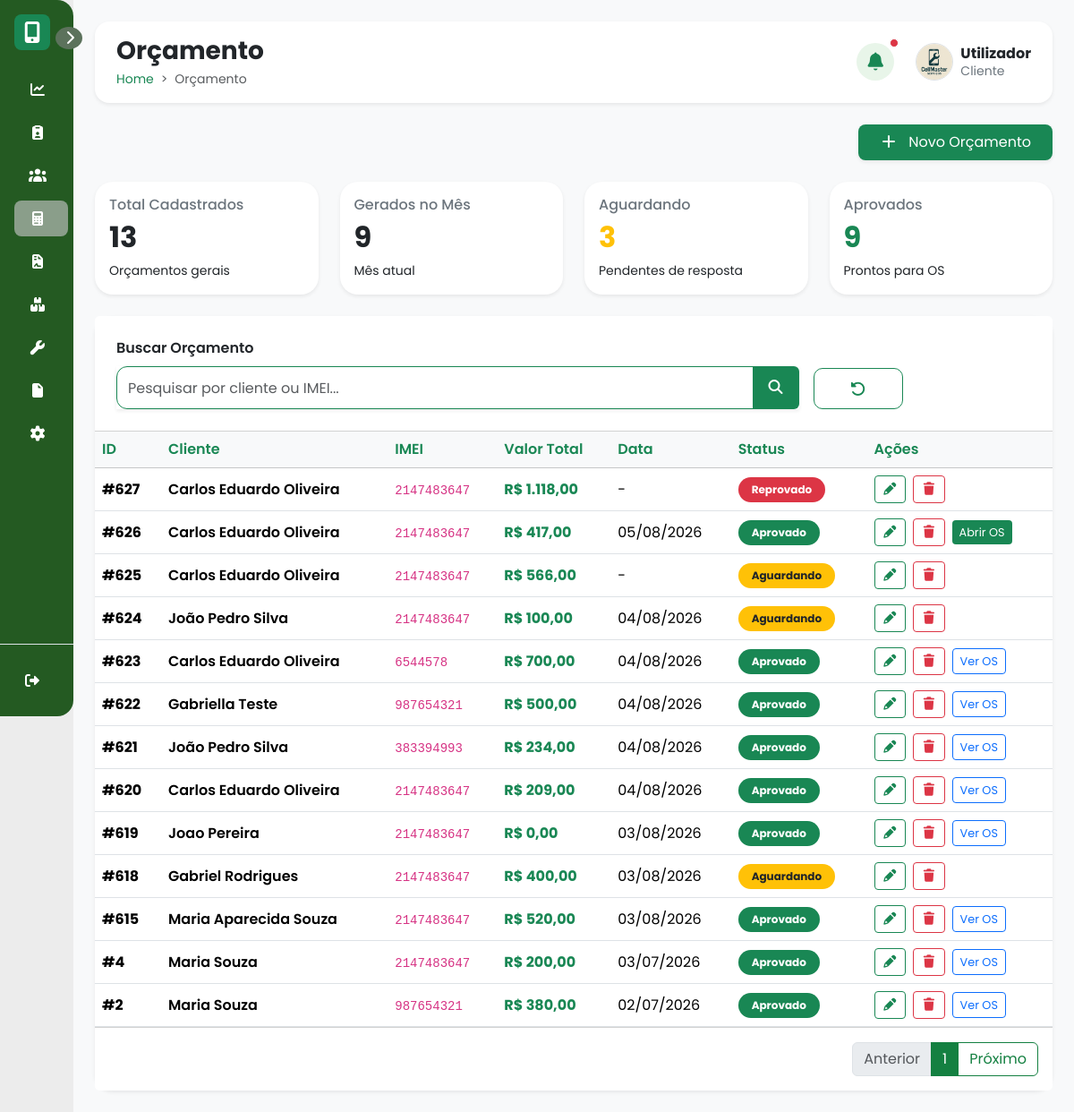
The app's page /orcamento.php with its own data.
### tables this page shows
CREATE TABLE `orcamento` (
  `idorcamento` int(11) NOT NULL COMMENT 'Identificador único do orçamento. Chave primária da tabela.',
  `cliente_idcliente` int(11) DEFAULT NULL COMMENT 'Identificador do cliente associado ao orçamento. Chave estrangeira para a tabela cliente.',
  `funcionario_idfuncionario` int(11) DEFAULT NULL COMMENT 'Identificador do funcionário responsável pela elaboração do orçamento. Chave estrangeira para a tabela funcionario.',
  `defeito` varchar(100) DEFAULT NULL COMMENT 'Descrição do defeito informado pelo cliente no equipamento.',
  `observacoes` varchar(100) DEFAULT NULL COMMENT 'Observações adicionais sobre o orçamento ou o equipamento.',
  `marca` varchar(20) NOT NULL COMMENT 'Marca do equipamento que será avaliado ou reparado.',
  `modelo` varchar(20) NOT NULL COMMENT 'Modelo do equipamento.',
  `imei` int(11) NOT NULL COMMENT 'Número de identificação (IMEI) do aparelho, quando aplicável.',
  `aprovado` varchar(10) DEFAULT NULL COMMENT 'Indica se o orçamento foi aprovado pelo cliente (Sim ou Não).',
  `valor_total` float DEFAULT NULL COMMENT 'Valor total do orçamento, considerando peças e serviços.',
  `data_dia` date DEFAULT NULL COMMENT 'Data de emissão ou criação do orçamento.',
  `status` varchar(15) DEFAULT NULL COMMENT 'Situação atual do orçamento (Pendente, Aprovado, Reprovado, Em andamento ou Finalizado).'
);

CREATE TABLE `cliente` (
  `idcliente` int(11) NOT NULL COMMENT 'Identificador único do cliente. Chave primária da tabela.',
  `nome_clien` varchar(80) NOT NULL COMMENT 'Nome completo do cliente.',
  `endereco_clien` varchar(80) DEFAULT NULL COMMENT 'Endereço residencial ou comercial do cliente.',
  `cpf_clien` varchar(15) NOT NULL COMMENT 'Cadastro de Pessoa Física (CPF) do cliente.',
  `tel_clien` varchar(15) NOT NULL COMMENT 'Número de telefone para contato com o cliente.',
  `email_clien` varchar(85) NOT NULL COMMENT 'Endereço de e-mail do cliente.',
  `cargos_idcargos` int(11) NOT NULL DEFAULT 4 COMMENT 'Identificador do cargo vinculado ao cliente. Chave estrangeira para a tabela cargos.',
  `senha` varchar(255) NOT NULL COMMENT 'Senha criptografada (hash) utilizada para autenticação do cliente.',
  `data_cadastro` date NOT NULL COMMENT 'Data em que o cliente foi cadastrado no sistema.',
  `token_recuperacao` varchar(255) DEFAULT NULL,
  `token_expiracao` datetime DEFAULT NULL
);

### orcamento.php (the view, shortened to what this page needs)
<?php
include("php/conexaoBD.php");
$pesquisa = isset($_GET['pesquisa']) ? trim($_GET['pesquisa']) : "";
$totalQuery = $conn->query("SELECT COUNT(*) as total FROM orcamento");
$totalCadastrados = $totalQuery->fetch_assoc()['total'] ?? 0;
$mesAtualQuery = $conn->query("SELECT COUNT(*) as total FROM orcamento WHERE MONTH(data_dia) = MONTH(CURRENT_DATE()) AND YEAR(data_dia) = YEAR(CURRENT_DATE())");
$totalMes = $mesAtualQuery->fetch_assoc()['total'] ?? 0;
$pendentesQuery = $conn->query("SELECT COUNT(*) as total FROM orcamento WHERE status = 'Aguardando' OR status IS NULL OR status = ''");
$totalPendentes = $pendentesQuery->fetch_assoc()['total'] ?? 0;
$aprovadosQuery = $conn->query("SELECT COUNT(*) as total FROM orcamento WHERE status = 'Aprovado'");
$totalAprovados = $aprovadosQuery->fetch_assoc()['total'] ?? 0;
$sql = "
    SELECT
        o.idorcamento,
        o.cliente_idcliente,
        o.imei,
        o.valor_total,
        o.data_dia,
        o.status,
        c.nome_clien,
        os.idos
    FROM orcamento o
    LEFT JOIN cliente c ON o.cliente_idcliente = c.idcliente
    LEFT JOIN ordem_servico os ON os.orcamento_idorcamento = o.idorcamento
";
if ($pesquisa != "") {
    $sql .= " WHERE c.nome_clien LIKE ? OR o.imei LIKE ? ORDER BY o.idorcamento DESC";
    $stmt = $conn->prepare($sql);
    $like = "%{$pesquisa}%";
    $stmt->bind_param("ss", $like, $like);
    $stmt->execute();
    $resultado = $stmt->get_result();
} else {
    $sql .= " ORDER BY o.idorcamento DESC";
    $resultado = $conn->query($sql);
}
function classeStatus($status) {
    $status = strtolower(trim($status));
    if ($status == "aprovado") return "badge bg-success";
    if ($status == "reprovado") return "badge bg-danger";
    return "badge bg-warning text-dark";
}
?>
<!DOCTYPE html>
<html lang="pt-br">
<head>
    <link href="https://cdn.jsdelivr.net/npm/bootstrap@5.3.3/dist/css/bootstrap.min.css" rel="stylesheet">
    <link rel="stylesheet" href="https://cdn.jsdelivr.net/npm/bootstrap-icons@1.11.3/font/bootstrap-icons.min.css">
    <link rel="stylesheet" href="https://cdnjs.cloudflare.com/ajax/libs/font-awesome/7.0.1/css/all.min.css">
    <link rel="stylesheet" href="css/style.css">
</head>
<body class="bg-custom">
    <?php
        include('php/sidebar.php');
    ?>
    <main class="flex-grow-1 p-4 bg-light">
    <?php
        include 'php/header.php';
    ?>
    <div class="d-flex justify-content-end mb-4">
        <button class="btn btn-success px-4 py-2 rounded-3 shadow-sm"
            data-bs-toggle="modal"
            data-bs-target="#modalNovoOrcamento">
            <i class="fa-solid fa-plus me-2"></i>
            Novo Orçamento
        </button>
    </div>
        <div class="row g-4 mb-4">
            <div class="col-md-3">
                <div class="card shadow-sm border-0">
                    <div class="card-body">
                        <h6 class="text-secondary">Total Cadastrados</h6>
                        <h2 class="fw-bold"><?= $totalCadastrados ?></h2>
                        <small>Orçamentos gerais</small>
                    </div>
                </div>
            </div>
            <div class="col-md-3">
                <div class="card shadow-sm border-0">
                    <div class="card-body">
                        <h6 class="text-secondary">Gerados no Mês</h6>
                        <h2 class="fw-bold"><?= $totalMes ?></h2>
                        <small>Mês atual</small>
                    </div>
                </div>
            </div>
            <div class="col-md-3">
                <div class="card shadow-sm border-0">
                    <div class="card-body">
                        <h6 class="text-secondary">Aguardando</h6>
                        <h2 class="fw-bold text-warning"><?= $totalPendentes ?></h2>
                        <small>Pendentes de resposta</small>
                    </div>
                </div>
            </div>
            <div class="col-md-3">
                <div class="card shadow-sm border-0">
                    <div class="card-body">
                        <h6 class="text-secondary">Aprovados</h6>
                        <h2 class="fw-bold text-success"><?= $totalAprovados ?></h2>
                        <small>Prontos para OS</small>
                    </div>
                </div>
            </div>
        </div>
        <div class="card border-0 shadow-sm">
            <div class="card-header bg-white p-4">
                <form method="GET" action="orcamento.php" id="formFiltros">
                    <div class="row g-3 align-items-end">
                        <div class="col-lg-9">
                            <label class="form-label fw-semibold">Buscar Orçamento</label>
                            <div class="input-group shadow-sm">
                                <input
                                    type="text"
                                    class="form-control border-success"
                                    placeholder="Pesquisar por cliente ou IMEI..."
                                    name="pesquisa"
                                    value="<?= htmlspecialchars($pesquisa) ?>">
                                <button class="btn btn-success px-3" type="submit">
                                    <i class="fa-solid fa-magnifying-glass"></i>
                                </button>
                            </div>
                        </div>
                        <div class="col-lg-3 d-flex align-items-end">
                            <div class="d-flex gap-2 w-30">
                                <a href="orcamento.php" class="btn btn-outline-success btn-filtrar flex-grow-1 text-center" title="Limpar">
                                    <i class="fa-solid fa-rotate-left"></i>
                                </a>
                            </div>
                        </div>
                    </div>
                </form>
            </div>
            <div class="table-responsive">
                <table class="table table-hover align-middle mb-0">
                    <thead class="table-light">
                        <tr>
                            <th>ID</th>
                            <th>Cliente</th>
                            <th>IMEI</th>
                            <th>Valor Total</th>
                            <th>Data</th>
                            <th>Status</th>
                            <th>Ações</th>
                        </tr>
                    </thead>
                    <tbody>
                        <?php if ($resultado && $resultado->num_rows > 0): ?>
                            <?php while($row = $resultado->fetch_assoc()): ?>
                                <?php
                                    $dataFormatada = '-';
                                    if (!empty($row['data_dia']) && $row['data_dia'] != '0000-00-00') {
                                        $dataObj = new DateTime($row['data_dia']);
                                        $dataFormatada = $dataObj->format('d/m/Y');
                                    }
                                    $statusAtual = strtolower(trim($row['status'] ?? ''));
                                    $temOS = !empty($row['idos']);
                                ?>
                                <tr>
                                    <td class="fw-bold">#<?= $row['idorcamento']; ?></td>
                                    <td class="fw-semibold"><?= htmlspecialchars($row['nome_clien'] ?? '-'); ?></td>
                                    <td><code><?= htmlspecialchars($row['imei']); ?></code></td>
                                    <td class="fw-bold text-success">R$ <?= number_format((float)$row['valor_total'], 2, ',', '.'); ?></td>
                                    <td><?= $dataFormatada; ?></td>
                                    <td>
                                        <span class="<?= classeStatus($row['status'] ?: 'Aguardando'); ?>">
                                            <?= htmlspecialchars($row['status'] ?: 'Aguardando'); ?>
                                        </span>
                                    </td>
                                    <td>
                                        <div class="d-flex gap-2 align-items-center">
                                            <a href="php/editar_orcamento.php?id=<?= $row['idorcamento']; ?>" class="btn btn-sm btn-outline-success" title="Editar">
                                                <i class="fa-solid fa-pencil"></i>
                                            </a>
                                            <button type="button"
                                                    class="btn btn-sm btn-outline-danger"
                                                    title="Excluir"
                                                    onclick="confirmarExclusao(<?= $row['idorcamento']; ?>, '<?= addslashes($statusAtual); ?>')">
                                                <i class="fa-solid fa-trash"></i>
                                            </button>
                                            <?php if ($statusAtual === 'aprovado'): ?>
                                                <?php if ($temOS): ?>
                                                    <a href="php/visualizar_os.php?id=<?= $row['idos']; ?>" class="btn btn-sm btn-outline-primary" style="font-size: 0.8rem;">Ver OS</a>
                                                <?php else: ?>
                                                    <a href="php/nova_os.php?orcamento_id=<?= $row['idorcamento']; ?>" class="btn btn-sm btn-success" style="font-size: 0.8rem;">Abrir OS</a>
                                                <?php endif; ?>
                                            <?php endif; ?>
                                        </div>
                                    </td>
                                </tr>
                            <?php endwhile; ?>
                        <?php else: ?>
                            <tr>
                                <td colspan="7" class="text-center py-4 text-muted">Nenhum orçamento encontrado.</td>
                            </tr>
                        <?php endif; ?>
                    </tbody>
                </table>
            </div>
            <div class="card-footer bg-white py-3">
                <nav>
                    <ul class="pagination justify-content-end mb-0">
                        <li class="page-item disabled"><a class="page-link" href="#">Anterior</a></li>
                        <li class="page-item active"><a class="page-link" href="#">1</a></li>
                        <li class="page-item"><a class="page-link" href="#">Próximo</a></li>
                    </ul>
                </nav>
            </div>
        </div>
    </main>
</body>
</html>

### css/style.css (style rules this page uses)
* { font-family: 'Poppins', sans-serif; }
body { min-height: 100vh; overflow-x: hidden; }
.bg-custom { background-color: #ececec; }
main { margin-left: 82px; width: calc(100% - 82px); padding: 30px; background: #f5f6f8; min-height: 100vh; transition: .5s; }
.card { border-radius: 20px !important; }
.form-control, .form-select { height: 48px; border-radius: 10px; }
.btn-success { background: #198754; border: none; }
.table th { color: #198754; font-weight: 600; }
.badge { padding: 8px 15px; border-radius: 20px; }
.table td, .table th { vertical-align: middle; }
.card-body { display: flex; flex-direction: column; justify-content: center; }
.page-link { color: #148041; border-color: #148041; }
.page-link:hover, .page-item.active .page-link { background-color: #148041; border-color: #148041; color: white; }
.form-control, .form-select { border-radius: 12px; }
.btn-filtrar { height: 46px; min-width: 100px; padding: 0 22px; border-radius: 10px; font-weight: 600; font-size: .95rem; display: flex; align-items: center; justify-content: center; gap: 8px; }

### records on screen
orcamento: idorcamento "627", cliente_idcliente.nome_clien "Carlos Eduardo Oliveira", imei "2147483647", valor_total "1.118,00", dataFormatada "-", status "Reprovado"
orcamento: idorcamento "626", cliente_idcliente.nome_clien "Carlos Eduardo Oliveira", imei "2147483647", valor_total "417,00", data_dia "05/08/2026", status "Aprovado"
orcamento: idorcamento "625", cliente_idcliente.nome_clien "Carlos Eduardo Oliveira", imei "2147483647", valor_total "566,00", dataFormatada "-", status "Aguardando"
orcamento: idorcamento "624", cliente_idcliente.nome_clien "João Pedro Silva", imei "2147483647", valor_total "100,00", data_dia "04/08/2026", status "Aguardando"
orcamento: idorcamento "623", cliente_idcliente.nome_clien "Carlos Eduardo Oliveira", imei "6544578", valor_total "700,00", data_dia "04/08/2026", status "Aprovado"
orcamento: idorcamento "622", cliente_idcliente.nome_clien "Gabriella Teste", imei "987654321", valor_total "500,00", data_dia "04/08/2026", status "Aprovado"
orcamento: idorcamento "621", cliente_idcliente.nome_clien "João Pedro Silva", imei "383394993", valor_total "234,00", data_dia "04/08/2026", status "Aprovado"
orcamento: idorcamento "620", cliente_idcliente.nome_clien "Carlos Eduardo Oliveira", imei "2147483647", valor_total "209,00", data_dia "04/08/2026", status "Aprovado"
orcamento: idorcamento "619", cliente_idcliente.nome_clien "Joao Pereira", imei "2147483647", valor_total "0,00", data_dia "03/08/2026", status "Aprovado"
orcamento: idorcamento "618", cliente_idcliente.nome_clien "Gabriel Rodrigues", imei "2147483647", valor_total "400,00", data_dia "03/08/2026", status "Aguardando"
orcamento: idorcamento "615", cliente_idcliente.nome_clien "Maria Aparecida Souza", imei "2147483647", valor_total "520,00", data_dia "03/08/2026", status "Aprovado"
orcamento: idorcamento "4", cliente_idcliente.nome_clien "Maria Souza", imei "2147483647", valor_total "200,00", data_dia "03/07/2026", status "Aprovado"
orcamento: idorcamento "2", cliente_idcliente.nome_clien "Maria Souza", imei "987654321", valor_total "380,00", data_dia "02/07/2026", status "Aprovado"

### other values on screen
$tituloPagina "Orçamento"
$breadcrumb "Orçamento"
$_SESSION['nome_func'] "Utilizador"
$cargoExibicao "Cliente"
$totalCadastrados "13"
$totalMes "9"
$totalPendentes "3"
$totalAprovados "9"
